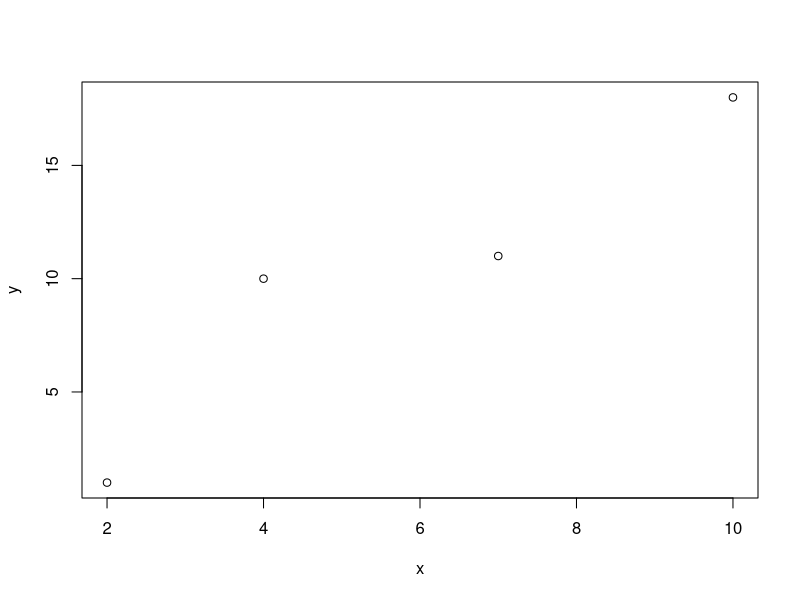

The R source for this figure:

# Package names
packages <- c("ggplot2", "readxl", "dplyr", "tidyr", "pander", "cluster", "abind")

# Install packages not yet installed
installed_packages <- packages %in% rownames(installed.packages())
if (any(installed_packages == FALSE)) {
  install.packages(packages[!installed_packages])
}

x <- 5
x
x = 5



x <- c(2,4,7,10)

y <- c(1,10, 11, 18)

plot(x,y)


ls() #: list all objects in the current workspace
rm(list = ls()) #: removes all objects in the current workspace